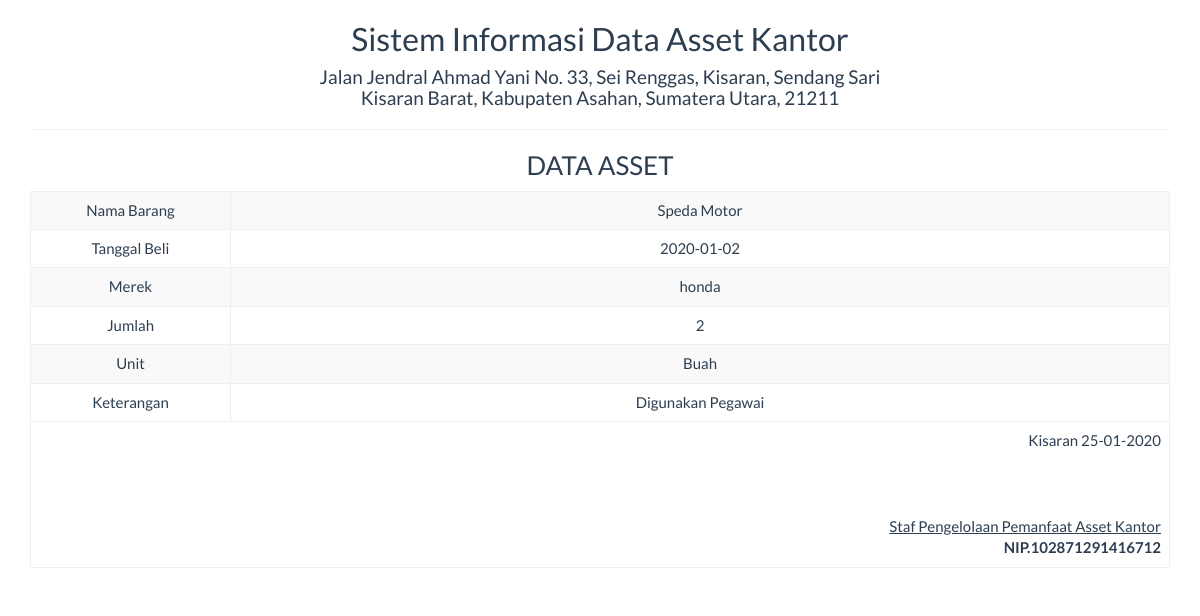
/report/aset_satu.php?id=1, run on the app's committed database.
### tables this page shows
CREATE TABLE IF NOT EXISTS `aset` (
`id_aset` int(11) NOT NULL,
  `nama_barang` varchar(100) DEFAULT NULL,
  `tanggal_beli` date DEFAULT NULL,
  `merek` varchar(100) DEFAULT NULL,
  `jumlah` varchar(100) DEFAULT NULL,
  `satuan` varchar(50) DEFAULT NULL,
  `status` varchar(100) DEFAULT NULL,
  `ket` varchar(100) DEFAULT NULL
);

### report/aset_satu.php (the view, shortened to what this page needs)
<!DOCTYPE html>
<html>
    <head>
        <link href="../Assets/css/bootstrap.min.css" rel="stylesheet" type="text/css"/>
    </head>
    <body onload="print()">
        <?php
        include '../config/koneksi.php';
        $sql = "SELECT * FROM aset WHERE id_aset='" . $_GET ['id'] . "'";
        $query = mysqli_query($koneksi, $sql) or die("SQL Detail error");
        $data = mysqli_fetch_array($query);
        ?>
        <div class="container">
            <div class='row'>
                <div class="col-sm-12">
                    <div class="text-center">
                        <h2>Sistem Informasi Data Asset Kantor </h2>
                        <h4>Jalan Jendral Ahmad Yani No. 33, Sei Renggas, Kisaran, Sendang Sari <br> Kisaran Barat, Kabupaten Asahan, Sumatera Utara, 21211</h4>
                        <hr>
                        <h3>DATA ASSET</h3>
                        <table class="table table-bordered table-striped table-hover">
                            <tbody>
								<tr>
                                    <td>Nama Barang</td> <td><?= $data['nama_barang'] ?></td>
                                </tr>
                                <tr>
                                    <td width="200">Tanggal Beli</td> <td><?= $data['tanggal_beli'] ?></td>
                                </tr>
                                <tr>
                                    <td>Merek</td> <td><?= $data['merek'] ?></td>
                                </tr>
								<tr>
                                    <td>Jumlah</td> <td><?= $data['jumlah'] ?></td>
                                </tr>
								<tr>
                                    <td>Unit</td> <td><?= $data['satuan'] ?></td>
                                </tr>
								<tr>
                                    <td>Keterangan</td> <td><?= $data['ket'] ?></td>
                                </tr>
                            </tbody>
                            <tfoot>
                                <tr>
                                    <td colspan="2" class="text-right">
                                        Kisaran  <?= date("d-m-Y") ?>
                                        <br><br><br><br>
                                        <u>Staf Pengelolaan Pemanfaat Asset Kantor<strong></u><br>
                                        NIP.102871291416712
									</td>
								</tr>
							</tfoot>
                        </table>
                    </div>
                </div>
            </div>
    </body>
</html>

### data on the page
aset: nama_barang "Speda Motor", tanggal_beli "2020-01-02", merek "honda", jumlah "2", satuan "Buah", ket "Digunakan Pegawai"
